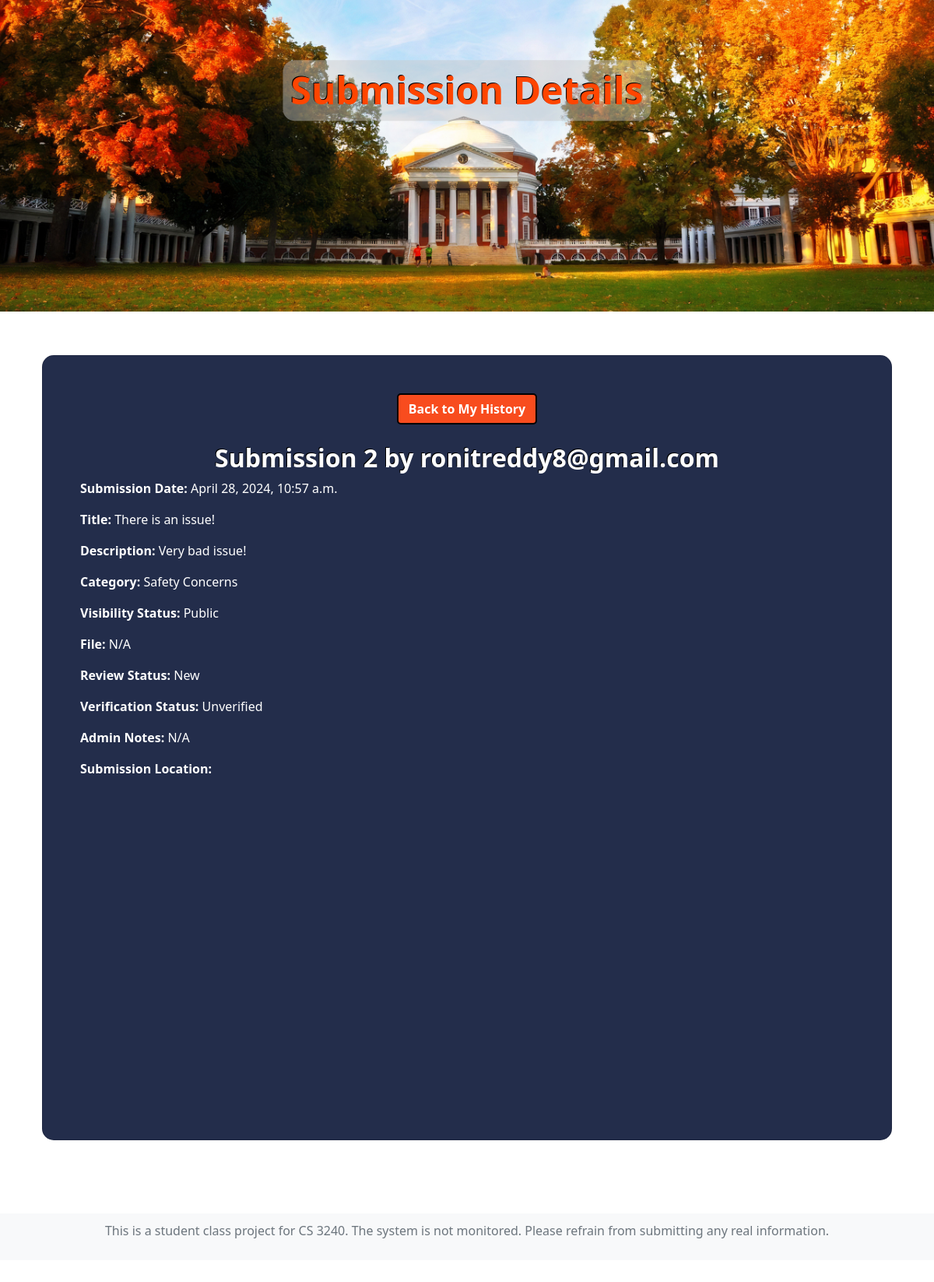
Screenshot of /nbhood_watch/user-history-submission-info/2 (signed in) with the database file from the repository.
### nbhood_watch/models.py (models this page shows, shortened)
class Submission(models.Model):
    submission_user = models.ForeignKey(verbose_name='Submission User', to='User',
                                        on_delete=models.CASCADE, null=True, blank=True)
    submission_date = models.DateTimeField("Report Date:", auto_now_add=True)
    submission_title = models.TextField(max_length=300, null=True, blank=True, help_text="*required")
    submission_description = models.TextField(max_length=1000, null=True, blank=True, help_text="*required")
    latitude = models.FloatField(null=True, blank=True)
    longitude = models.FloatField(null=True, blank=True)
    submission_file = models.FileField(upload_to=submission_file_path, null=True, blank=True)
    STATUS_CHOICES = [
        ('New', 'New'),
        ('In Progress', 'In Progress'),
        ('Reviewed', 'Reviewed'),
    ]
    submission_status = models.CharField(max_length=20, choices=STATUS_CHOICES, default='New')
    submission_response = models.TextField(null=True, blank=True)
    CATEGORY_CHOICES = [
        ('Safety Concerns', 'Safety Concerns'),
        ('Environmental Issues', 'Environmental Issues'),
        ('Public Disturbances', 'Public Disturbances'),
        ('Illegal Activities', 'Illegal Activities'),
        ('Maintenance Issues', 'Maintenance Issues'),
        ('Lost/Found Items', 'Lost/Found Items'),
        ('Other', 'Other'),
    ]
    submission_category = models.CharField(max_length=20, choices=CATEGORY_CHOICES, default='Safety Concerns')
    VISIBILITY_CHOICES = [
        ('Public', 'Public'),
        ('Only to Admin', 'Only to Admin'),
    ]
    submission_visibility = models.CharField(max_length=20, choices=VISIBILITY_CHOICES, default='Public')
    VERIFICATION_CHOICES = [
        ('Verified', 'Verified'),
        ('Unverified', 'Unverified'),
        ('False Information', 'False Information'),
    ]
    submission_verification = models.CharField(max_length=20, choices=VERIFICATION_CHOICES, default='Unverified')
    submission_admin_notes = models.TextField(null=True, blank=True, default='N/A')

class User(models.Model):
    first_name = models.CharField(max_length=100, null=True, blank=True, default='Anon')
    last_name = models.CharField(max_length=100, null=True, blank=True, default='Anon')
    email = models.EmailField(null=False, blank=False, default="<ANON@gmail.com>")
    last_login = models.DateTimeField(null=True, blank=True)

### nbhood_watch/views/report_views.py (the view)
# urls.py: path('user-history-submission-info/<int:submission_id>', user_history_submission_info, name='user_history_submission_info'),
@login_required
def user_history_submission_info(request, submission_id):
    submission = get_object_or_404(Submission, pk=submission_id)
    is_admin = login_views.isSiteAdmin(request.user)
    return render(request, 'nbhood_watch/user_history_submission_info.html',
                  {'submission': submission, 'is_admin': not is_admin,
                   'google_maps_api_key': settings.GOOGLE_MAPS_API_KEY})

### nbhood_watch/views/login_views.py (called while the page is built)
def isSiteAdmin(user):
    django_admin = user.is_superuser and user.is_staff
    if user.has_perm('nbhood_watch.view_submission') and not django_admin:
        return True

### nbhood_watch/templates/nbhood_watch/user_history_submission_info.html (shortened to what this page needs)
{% extends 'nbhood_watch/base.html' %}
{% load static %}
{% block image %}
<div class="main-image">
    <img src="{% static 'nbhood_watch/images/lawnfall_enhanced.jpg' %}" alt="Main Image">
    <div class="overlay" style="position: absolute; top: 30%; left: 50%; transform: translate(-50%, -50%); text-align: center; text-shadow: 1px 1px 0 #fff;">
        <h3 class="text-center header-title" style="font-size: 48px; color: orangered; background-color: rgba(200, 200, 200, 0.45); padding: 10px; border-radius: 15px;">Submission Details</h3>
    </div>
</div>
{% endblock image %}
{% block content %}
<div class="d-flex justify-content-center gap-2">
      <a href="{% url 'nbhood_watch:user_history' %}" class="btn small-orange-btn wide-btn">Back to My History</a>
</div>
<div class="overlay" style="color: white">
    <br>
    <h4 class="text-center header-title" style="color: white;">Submission {{ submission.id }} by {{ submission.submission_user.email|default:"N/A" }}</h4>
    <p><strong>Submission Date:</strong> {{ submission.submission_date }}</p>
    <p><strong>Title:</strong> {{ submission.submission_title }}</p>
    <p><strong>Description:</strong> {{ submission.submission_description }}</p>
    <p><strong>Category:</strong> {{ submission.submission_category}}</p>
    <p><strong>Visibility Status:</strong> {{ submission.submission_visibility}}</p>
    {% if submission.files.all %}
        <p><strong>File:</strong></p>
        <ul>
            {% for file in submission.files.all %}
                <li><a href="{{ file.file.url }}" title="{{ file.file.name }}">{{ file.file.name }}</a></li>
            {% endfor %}
        </ul>
    {% else %}
        <p><strong>File:</strong> N/A</p>
    {% endif %}
    <p><strong>Review Status:</strong> {{ submission.submission_status}}</p>
    <p><strong>Verification Status:</strong> {{ submission.submission_verification}}</p>
    <p><strong>Admin Notes:</strong> {{ submission.submission_admin_notes}}</p>
    {% if submission.latitude and submission.longitude %}
        <p><strong>Submission Location:</strong></p>
        <div id="map" style="width: 100%; height: 400px;"></div>
    {% else %}
        <p><strong>Submission Location:</strong> N/A</p>
    {% endif %}
</div>
{% endblock content %}

### nbhood_watch/static/nbhood_watch/index.css (style rules this page uses)
body { display: flex; flex-direction: column; min-height: 100vh; }
.header-title { color: #232D4B; font-size: 32px; font-weight: bold; text-shadow: -1px -1px 0 #000; }
.main-image { position: relative; width: 100%; height: 50vh; overflow: hidden; }
.main-image img { width: 100%; height: 100%; object-fit: cover; object-position: center 65%; }
.small-orange-btn { width: 150px; height: 40px; border-radius: 5px; font-size: 16px; display: flex; justify-content: center; align-items: center; border: 2px solid black; background-color: #F84C1E; font-family: 'Segoe UI', sans-serif; font-weight: bold; color: white; }
.wide-btn { width: auto; min-width: 180px; }

### rows the page displays
Submission: id "2", submission_user.email "ronitreddy8@gmail.com", submission_date "April 28, 2024, 10:57 a.m.", submission_title "There is an issue!", submission_description "Very bad issue!", submission_category "Safety Concerns", submission_visibility "Public", submission_status "New", submission_verification "Unverified", submission_admin_notes "N/A"
